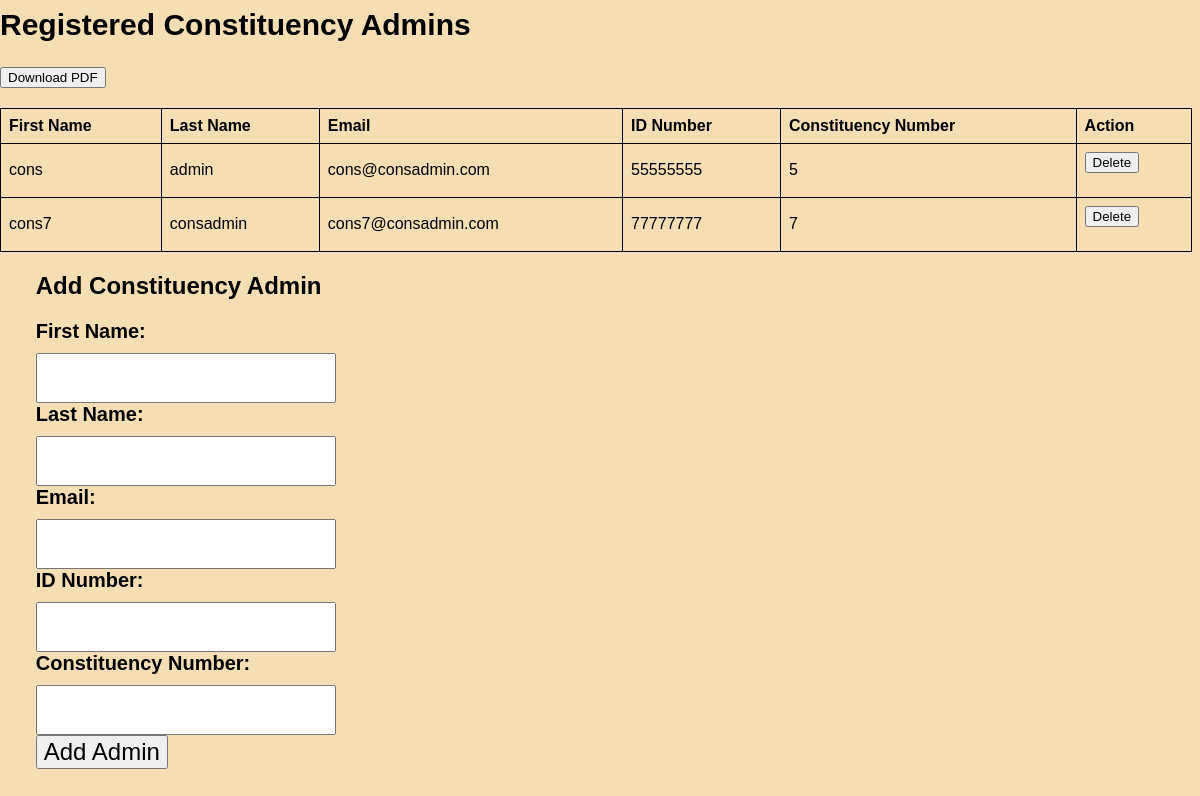
Page /indexpage/Admin/constituency_admins.php on the committed database.
### tables this page shows
CREATE TABLE `consadmin` (
  `id` int(255) NOT NULL,
  `password` varchar(100) NOT NULL,
  `usertype` varchar(255) NOT NULL,
  `email` varchar(255) NOT NULL,
  `firstname` varchar(255) NOT NULL,
  `lastname` varchar(255) NOT NULL,
  `constituencyNumber` int(100) NOT NULL,
  `idnumber` int(255) NOT NULL,
  `constituencyName` varchar(255) NOT NULL
);

### indexpage/Admin/constituency_admins.php (the view, shortened to what this page needs)
<?php
$db_username = 'root';
$db_password = '';
$db_name = 'users_register';
$db_host = 'localhost';
$mysqli = new mysqli($db_host, $db_username, $db_password, $db_name);
$sql = "SELECT * FROM consadmin";
$result = $mysqli->query($sql);
if ($result->num_rows > 0) {
    echo "<h2>Registered Constituency Admins</h2>";
    echo "<div class='pdf-download'>";
    echo "<form action='consadmins_pdf.php' method='post'>";
    echo "<button type='submit'>Download PDF</button>";
    echo "</form>";
    echo "</div>";
    echo "<table border='1'>";
    echo "<tr><th>First Name</th><th>Last Name</th><th>Email</th><th>ID Number</th><th>Constituency Number</th><th>Action</th></tr>";
    while($row = $result->fetch_assoc()) {
        echo "<tr>";
        echo "<td>".$row["firstname"]."</td>";
        echo "<td>".$row["lastname"]."</td>";
        echo "<td>".$row["email"]."</td>";
        echo "<td>".$row["idnumber"]."</td>";
        echo "<td>".$row["constituencyNumber"]."</td>";
        echo "<td><form action='".htmlspecialchars($_SERVER["PHP_SELF"])."' method='post'>";
        echo "<button type='submit' name='delete' value='".$row["id"]."'>Delete</button>";
        echo "</form></td>";
        echo "</tr>";
    }
    echo "</table>";
} else {
    echo "<h2>No registered admins found.</h2>";
}
?>
<h2 style='font-size: 24px;margin-left:3%;'>Add Constituency Admin</h2>
<form action="<?php echo htmlspecialchars($_SERVER["PHP_SELF"]); ?>" method="post" style="margin-left:3%;">
    <label for="firstname">First Name:</label>
    <input type="text" name="firstname" style="width: 300px; height: 50px;" required><br>
    <label for="lastname">Last Name:</label>
    <input type="text" name="lastname" style="width: 300px;height: 50px;" required><br>
    <label for="email">Email:</label>
    <input type="email" name="email" style="width: 300px;height: 50px;" required><br>
    <label for="idnumber">ID Number:</label>
    <input type="text" name="idnumber" style="width: 300px;height: 50px;" required><br>
    <label for="constituencyNumber">Constituency Number:</label>
    <input type="text" name="constituencyNumber" style="width: 300px;height: 50px;" required><br>
    <button type="submit" name="submit" style="font-size: 24px;">Add Admin</button>
</form>
<!DOCTYPE html>
<html lang="en">
<head>
</head>
<body>
</body>
</html>

### indexpage/Admin/constituency_admins.php (style rules this page uses)
body { font-family: Arial, sans-serif; background-color: wheat; font-size: 20px; padding: 0; margin-left: 0; }
label { display: block; font-weight: bold; margin-bottom: 10px; }
.pdf-download, table { margin: 20px 0; }
table { width: 100%; border-collapse: collapse; }
table, th, td { border: 1px solid black; }
th, td { padding: 8px; text-align: left; }

### rows in the picture
consadmin: firstname "cons", lastname "admin", email "cons@consadmin.com", idnumber "55555555", constituencyNumber "5", $row["id"] 1 (drawn)
consadmin: firstname "cons7", lastname "consadmin", email "cons7@consadmin.com", idnumber "77777777", constituencyNumber "7", $row["id"] 2 (drawn)
